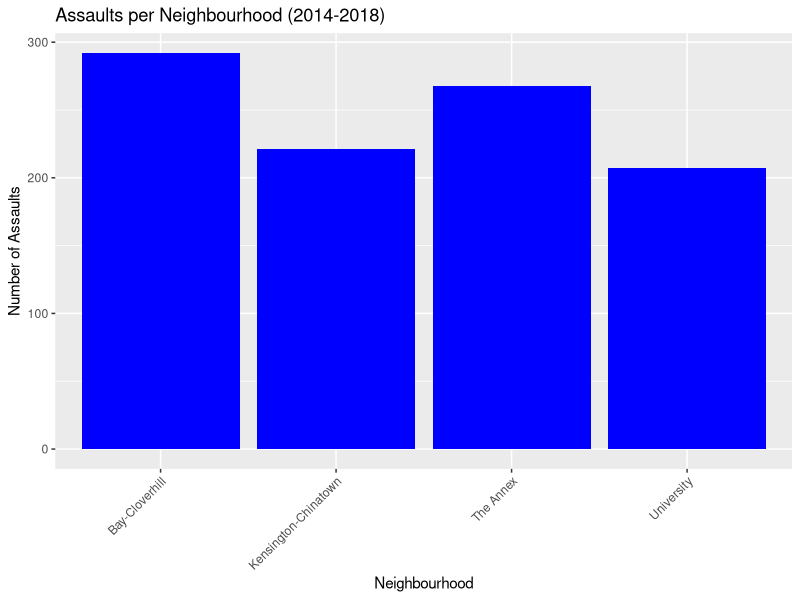
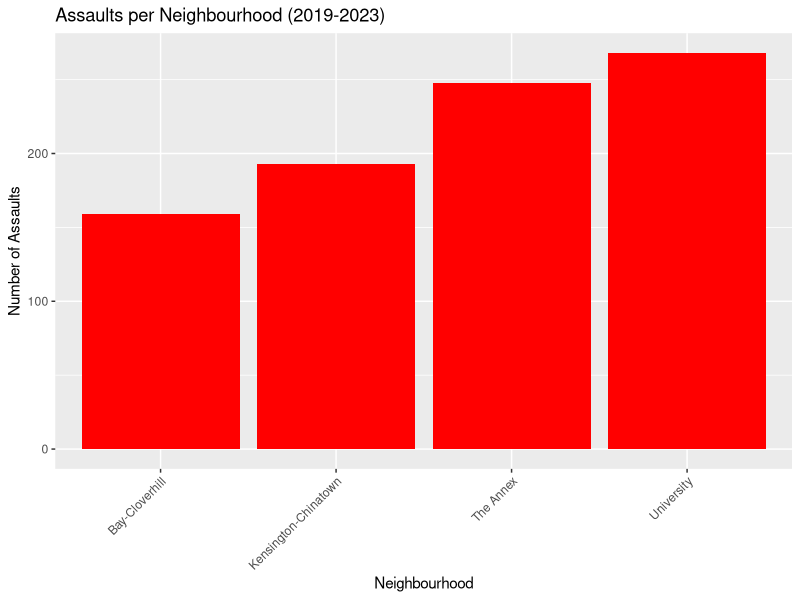

Write the R code that produced these figures, in order.
#### Preamble ####
# Purpose: Simulate the Neighbourhood Crime Rates data set but refining the 158 neighbourhoods  
# Author: Bella MacLean
# Date: Saturday January 20, 2024
# Contact: bella.maclean@mail.utoronto.ca
# License: MIT
# Pre-requisites: none
# Data sets:
## - https://open.toronto.ca/dataset/neighbourhood-crime-rates/

#### Workspace setup ####
# Install and Load the necessary libraries needed to simulate the data
install.packages("tibble")
install.packages("dplyr")
install.packages("ggplot2")
install.packages("tidyr")
library(tidyr)
library(tibble)
library(dplyr)
library(ggplot2)

# Set seed for reproducibility
set.seed(300)

# Define downtown core neighbourhood names
UofT_neighbourhoods <- c(
  "Kensington-Chinatown",
  "University",
  "Bay-Cloverhill",
  "The Annex"
)

# Simulate data for downtown core neighbourhoods
simulated_data <- tibble(
  Neighbourhood = UofT_neighbourhoods,
  ASSAULT_2014 = sample(1:100, length(UofT_neighbourhoods), replace = TRUE),
  ASSAULT_2015 = sample(1:100, length(UofT_neighbourhoods), replace = TRUE),
  ASSAULT_2016 = sample(1:100, length(UofT_neighbourhoods), replace = TRUE),
  ASSAULT_2017 = sample(1:100, length(UofT_neighbourhoods), replace = TRUE),
  ASSAULT_2018 = sample(1:100, length(UofT_neighbourhoods), replace = TRUE),
  ASSAULT_2019 = sample(1:100, length(UofT_neighbourhoods), replace = TRUE),
  ASSAULT_2020 = sample(1:100, length(UofT_neighbourhoods), replace = TRUE),
  ASSAULT_2021 = sample(1:100, length(UofT_neighbourhoods), replace = TRUE),
  ASSAULT_2022 = sample(1:100, length(UofT_neighbourhoods), replace = TRUE),
  ASSAULT_2023 = sample(1:100, length(UofT_neighbourhoods), replace = TRUE)
)

# Summarize data for the two periods
simulated_data <- simulated_data |> 
  mutate(
    Total_Assault_2014_2018 = ASSAULT_2014 + ASSAULT_2015 + ASSAULT_2016 + ASSAULT_2017 + ASSAULT_2018,
    Total_Assault_2019_2023 = ASSAULT_2019 + ASSAULT_2020 + ASSAULT_2021 + ASSAULT_2022 + ASSAULT_2023
  )

#### Simulate Some Graphs ####
# Bar Graph for 2014-2018 - # of assault per neighbourhood from 2014-2018
ggplot(simulated_data, aes(x=Neighbourhood, y=Total_Assault_2014_2018)) +
  geom_bar(stat="identity", fill="blue") +
  theme(axis.text.x = element_text(angle = 45, hjust = 1)) +
  labs(title="Assaults per Neighbourhood (2014-2018)",
       x="Neighbourhood",
       y="Number of Assaults")

# Bar Graph for 2019-2023 - # of assault per neighbourhood from 2019-2023
ggplot(simulated_data, aes(x=Neighbourhood, y=Total_Assault_2019_2023)) +
  geom_bar(stat="identity", fill="red") +
  theme(axis.text.x = element_text(angle = 45, hjust = 1)) +
  labs(title="Assaults per Neighbourhood (2019-2023)",
       x="Neighbourhood",
       y="Number of Assaults")

# Running some tests to check the simulated data

# Check that all assault values are between 0 and 100
all_values_in_range <- all(simulated_data[, -1] >= 0 & simulated_data[, -1] <= 100)
print(paste("All assault values between 0 and 100:", all_values_in_range))

# Check that there are exactly 4 neighborhoods
correct_neighborhood_count <- nrow(simulated_data) == 4
print(paste("There are exactly 4 neighborhoods:", correct_neighborhood_count))

print(simulated_data)
